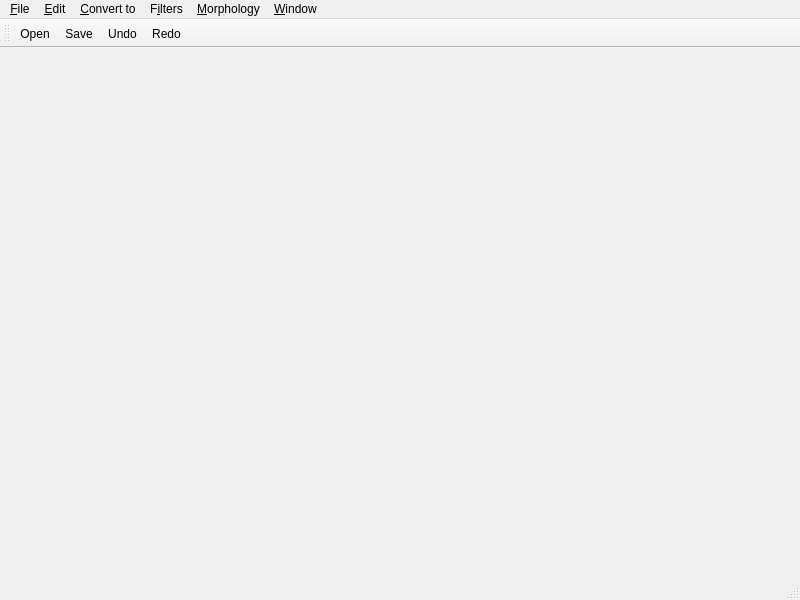
<?xml version="1.0" encoding="UTF-8"?>
<ui version="4.0">
 <class>MainWindow</class>
 <widget class="QMainWindow" name="MainWindow">
  <property name="geometry">
   <rect>
    <x>0</x>
    <y>0</y>
    <width>800</width>
    <height>600</height>
   </rect>
  </property>
  <property name="windowTitle">
   <string>Image Processor</string>
  </property>
  <widget class="QWidget" name="centralwidget">
   <layout class="QGridLayout" name="gridLayout">
    <item row="0" column="0">
     <widget class="QLabel" name="imageDisplayer">
      <property name="text">
       <string/>
      </property>
      <property name="alignment">
       <set>Qt::AlignCenter</set>
      </property>
     </widget>
    </item>
   </layout>
  </widget>
  <widget class="QStatusBar" name="statusbar"/>
  <widget class="QMenuBar" name="menubar">
   <property name="geometry">
    <rect>
     <x>0</x>
     <y>0</y>
     <width>800</width>
     <height>26</height>
    </rect>
   </property>
   <widget class="QMenu" name="menuFile">
    <property name="title">
     <string>&amp;File</string>
    </property>
    <addaction name="actionOpen"/>
    <addaction name="actionSave"/>
    <addaction name="separator"/>
    <addaction name="actionQuit"/>
   </widget>
   <widget class="QMenu" name="menuConvert">
    <property name="title">
     <string>&amp;Convert to</string>
    </property>
    <addaction name="actionGrayscale"/>
    <addaction name="separator"/>
    <addaction name="actionBinary"/>
    <addaction name="actionConvolved"/>
   </widget>
   <widget class="QMenu" name="menuWindow">
    <property name="title">
     <string>&amp;Window</string>
    </property>
    <addaction name="actionHistogram"/>
   </widget>
   <widget class="QMenu" name="menuEdit">
    <property name="title">
     <string>&amp;Edit</string>
    </property>
    <widget class="QMenu" name="menuAlgebraicOp">
     <property name="title">
      <string>&amp;Algebraic Operation</string>
     </property>
     <addaction name="actionAddition"/>
     <addaction name="actionSubtraction"/>
     <addaction name="actionMultiplication"/>
     <addaction name="actionDivision"/>
    </widget>
    <addaction name="actionUndo"/>
    <addaction name="actionRedo"/>
    <addaction name="separator"/>
    <addaction name="actionPointOp"/>
    <addaction name="menuAlgebraicOp"/>
    <addaction name="actionGeometricOp"/>
   </widget>
   <widget class="QMenu" name="menuFilters">
    <property name="title">
     <string>F&amp;ilters</string>
    </property>
    <addaction name="actionGaussian"/>
    <addaction name="actionMean"/>
    <addaction name="actionMedian"/>
   </widget>
   <widget class="QMenu" name="menuMorphology">
    <property name="title">
     <string>&amp;Morphology</string>
    </property>
    <addaction name="actionMorphologyOp"/>
    <addaction name="separator"/>
    <addaction name="actionDistanceTransform"/>
    <addaction name="actionSkeleton"/>
    <addaction name="separator"/>
    <addaction name="actionEdgeDetection"/>
   </widget>
   <addaction name="menuFile"/>
   <addaction name="menuEdit"/>
   <addaction name="menuConvert"/>
   <addaction name="menuFilters"/>
   <addaction name="menuMorphology"/>
   <addaction name="menuWindow"/>
  </widget>
  <widget class="QToolBar" name="toolBar">
   <property name="windowTitle">
    <string>toolBar</string>
   </property>
   <attribute name="toolBarArea">
    <enum>TopToolBarArea</enum>
   </attribute>
   <attribute name="toolBarBreak">
    <bool>false</bool>
   </attribute>
   <addaction name="actionOpen"/>
   <addaction name="actionSave"/>
   <addaction name="actionUndo"/>
   <addaction name="actionRedo"/>
  </widget>
  <action name="actionOpen">
   <property name="text">
    <string>&amp;Open</string>
   </property>
  </action>
  <action name="actionQuit">
   <property name="text">
    <string>&amp;Quit</string>
   </property>
  </action>
  <action name="actionGrayscale">
   <property name="text">
    <string>&amp;Grayscale Image</string>
   </property>
  </action>
  <action name="actionHistogram">
   <property name="text">
    <string>&amp;Histogram</string>
   </property>
  </action>
  <action name="actionBinary">
   <property name="text">
    <string>&amp;Binary Image</string>
   </property>
  </action>
  <action name="actionUndo">
   <property name="text">
    <string>&amp;Undo</string>
   </property>
  </action>
  <action name="actionRedo">
   <property name="text">
    <string>&amp;Redo</string>
   </property>
  </action>
  <action name="actionConvolved">
   <property name="text">
    <string>&amp;Convolved Image</string>
   </property>
  </action>
  <action name="actionPointOp">
   <property name="text">
    <string>&amp;Point Operation</string>
   </property>
  </action>
  <action name="actionGeometricOp">
   <property name="text">
    <string>&amp;Geometric Operation</string>
   </property>
  </action>
  <action name="actionSave">
   <property name="text">
    <string>&amp;Save</string>
   </property>
   <property name="toolTip">
    <string>Save</string>
   </property>
  </action>
  <action name="actionGaussian">
   <property name="text">
    <string>&amp;Gaussian Filter</string>
   </property>
  </action>
  <action name="actionMean">
   <property name="text">
    <string>&amp;Mean Filter</string>
   </property>
  </action>
  <action name="actionMedian">
   <property name="text">
    <string>M&amp;edian Filter</string>
   </property>
  </action>
  <action name="actionAddition">
   <property name="text">
    <string>&amp;Addition</string>
   </property>
  </action>
  <action name="actionSubtraction">
   <property name="text">
    <string>&amp;Subtraction</string>
   </property>
  </action>
  <action name="actionMultiplication">
   <property name="text">
    <string>&amp;Multiplication</string>
   </property>
  </action>
  <action name="actionDivision">
   <property name="text">
    <string>&amp;Division</string>
   </property>
  </action>
  <action name="actionMorphologyOp">
   <property name="text">
    <string>&amp;Morphology Operations</string>
   </property>
  </action>
  <action name="actionDistanceTransform">
   <property name="text">
    <string>&amp;Distance Transform</string>
   </property>
  </action>
  <action name="actionSkeleton">
   <property name="text">
    <string>Extract &amp;Skeleton</string>
   </property>
  </action>
  <action name="actionEdgeDetection">
   <property name="text">
    <string>&amp;Edge Detection</string>
   </property>
   <property name="toolTip">
    <string>Edge Detection</string>
   </property>
  </action>
 </widget>
 <resources/>
 <connections/>
</ui>
